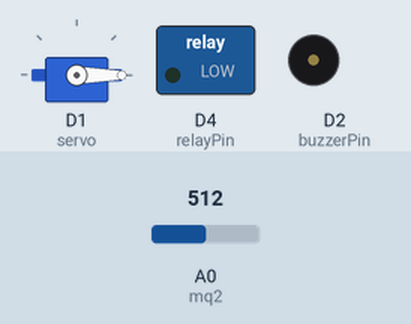
This sketch was run on a simulated ESP8266 (NodeMCU). On the bench: servo, switched loads named in the sketch (green lamp = pin HIGH), buzzer (waves = sounding). The test bench sets the inputs (shaded band); at power-on: A0 (mq2) = 512. WiFi joins after 1.5 s; servers stay silent unless stated.

Above: at 5.0 s.
5.1 s: A0 (mq2) set to 792
7.0 s: A0 (mq2) set to 816
At 8.7 s:
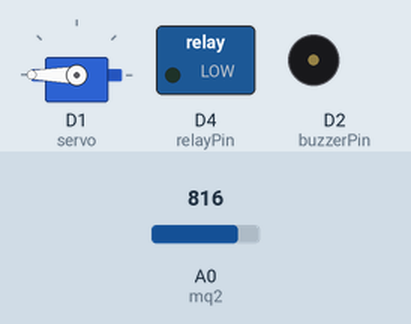
9.3 s: A0 (mq2) set to 984
11.0 s: A0 (mq2) set to 1007
At 12.06 s:
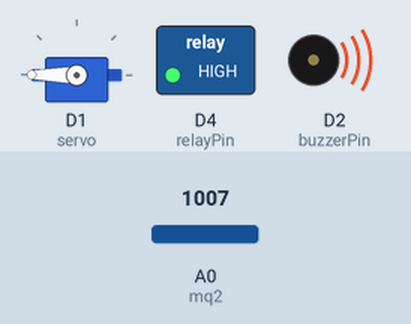
Timing chart, 0 to 15.5 s (numbered marks = the images above; inputs shaded):
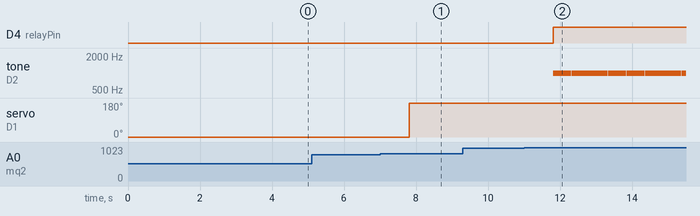

The sketch:

sketch_mar13a.ino
```cpp
#define BLYNK_TEMPLATE_ID "TMPL3LH5lYG90"
#define BLYNK_TEMPLATE_NAME "Project"
#include <ESP8266WiFi.h>
#include <BlynkSimpleEsp8266.h>
#include <Servo.h>

BlynkTimer timer;
#define BLYNK_PRINT Serial
char auth[] = "0tLpvolIZvNadprbOUZf3IcQ-kHoo2Wx";

char ssid[] = "Wifi name";
char pass[] = "Password";
int mq2 = A0;
int data = 0;
Servo servo;

const int buzzerPin = D2; // Pin connected to the buzzer
const int buzzerFrequency = 1000; // Frequency of the buzzer sound
const int buzzerDuration = 500; // Duration of the buzzer sound in milliseconds

const int relayPin = D4; // Pin connected to the relay module

void setup() {
  Serial.begin(115200);
  Blynk.begin(auth, ssid, pass);
  timer.setInterval(1000L, getSendData);

  servo.attach(D1); //D1
  servo.write(0);
  delay(2000);

  pinMode(buzzerPin, OUTPUT);
  pinMode(relayPin, OUTPUT); // Initialize relay pin as an output
}

void loop() {
  Blynk.run();
  timer.run(); // Initiates SimpleTimer

  if (data > 800) {
    servo.write(180);
  } else {
    servo.write(0);
  }

  if (data > 1000) {
    digitalWrite(relayPin, HIGH);
    tone(buzzerPin, buzzerFrequency); // Activate buzzer
    delay(buzzerDuration); // Buzzer sound duration
    noTone(buzzerPin);
  } else {
    digitalWrite(relayPin, LOW); // Deactivate relay (turn off exhaust fan)
  }
  delay(10);
}

void getSendData() {
  data = analogRead(mq2);
  Blynk.virtualWrite(V2, data);
  if (data > 850) {
    Blynk.logEvent("Smoke Detected!");
  }
}
```

Measured:
- the behaviour switches between 800 and 801 on A0 (mq2) (found by bisection; images 0 and 1)
- the behaviour switches between 1000 and 1001 on A0 (mq2) (found by bisection; images 1 and 2)
- after the input at 5.1 s, every drawn part: stays the same
- after the input at 7.0 s, servo on D1 (servo): 0° → 180° after 0.81 s
- after the input at 9.3 s, every drawn part: stays the same
- after the input at 11.0 s, D4 (relayPin): LOW → HIGH after 0.81 s; tone on D2 (buzzerPin): alternates 1000 Hz for 0.50 s and silent for 0.01 s, starting after 0.81 s
